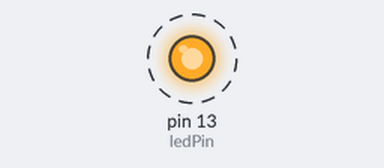
A sketch run on a simulated Arduino Uno, built with avr-gcc and run on an emulated ATmega328P. On the bench: output pins drawn as LEDs (lit = HIGH). Dashed ring = blinking.

Above: at 0.05 s.
Timing chart, 0 to 3.0 s (numbered marks = the images above):
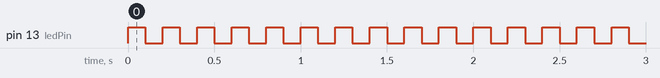

Measured:
- by itself, pin 13 (ledPin): alternates HIGH for 0.10 s and LOW for 0.10 s

The sketch:

_150505_blank.ino
```cpp
//this code does nothing, allows arduino to sit inactive.

#define inPin 4
#define ledPin 13


void setup(){
	pinMode(ledPin,OUTPUT);

}//setup


void loop(){
	digitalWrite(ledPin,HIGH);
	delay(100);
	digitalWrite(ledPin,LOW);
	delay(100);
}//loop
```
